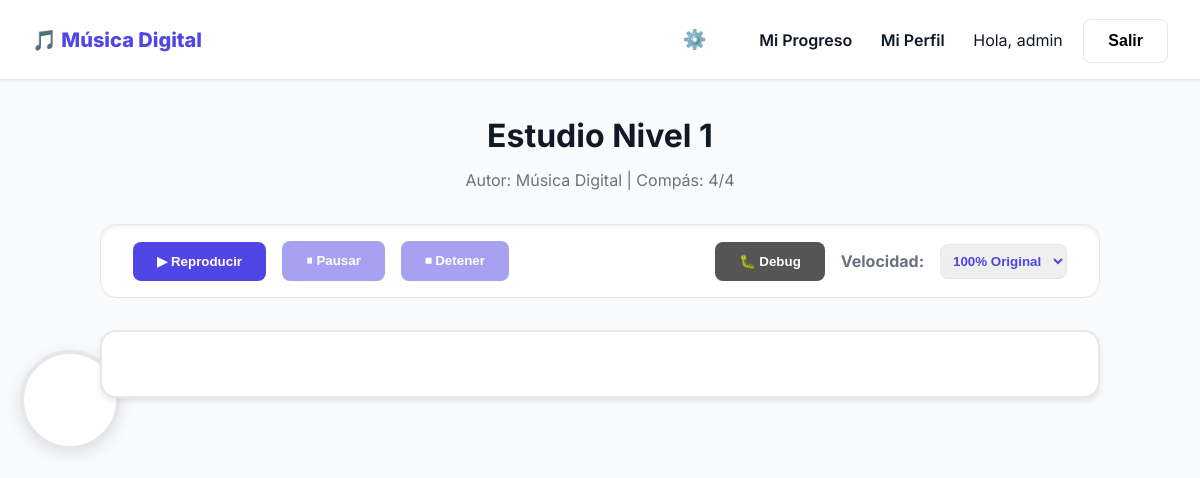
/juego/lectura-musical/ (signed in), run on the app's committed database.
### trainer/models.py (models this page shows, shortened)
class Piece(models.Model):
    title = models.CharField(max_length=200)
    author = models.CharField(max_length=200, blank=True, null=True)
    time_signature = models.CharField(max_length=10, default="4/4")
    key_signature = models.CharField(max_length=50, blank=True, null=True)
    difficulty = models.IntegerField(default=1, help_text="1: Principiante, 2: Intermedio, 3: Avanzado")
    xml_content = models.TextField(help_text="Contenido en formato MusicXML")
    created_at = models.DateTimeField(auto_now_add=True)

### trainer/views.py (the view)
# urls.py: path('juego/lectura-musical/', views.trainer_lectura_musical, name='trainer_lectura_musical'),
@login_required
def trainer_lectura_musical(request):
    game = get_object_or_404(Game, slug='lectura-musical')
    score, _ = Score.objects.get_or_create(user=request.user, game=game)
    stats_data = get_game_stats(request.user, game)
    piece = Piece.objects.first() # Por ahora cargamos la primera pieza
    context = {
        'game': game,
        'score': score,
        'incorrect_answers': stats_data['incorrect_answers'],
        'avg_time': stats_data['avg_time'],
        'hardest': stats_data['hardest'],
        'piece': piece
    }
    return render(request, 'trainer/trainer_lectura_musical.html', context)

### trainer/views.py (called while the page is built, shortened)
def parse_interval_size(presented_question):
    if '-' not in presented_question:
        return presented_question

### templates/trainer/trainer_lectura_musical.html (shortened to what this page needs)
{% extends 'base.html' %}
{% block content %}
<div id="conductor-widget">
</div>
<div class="trainer-container">
    <div style="text-align: center;">
        <h1 style="margin-bottom: 0.5rem;">{{ piece.title }}</h1>
        <p style="color: var(--text-secondary);">Autor: {{ piece.author }} | Compás: {{ piece.time_signature }}</p>
    </div>
    <div class="toolbar">
        <div class="controls-group">
            <button id="btn-play" class="btn-control">▶ Reproducir</button>
            <button id="btn-pause" class="btn-control" disabled>⏸ Pausar</button>
            <button id="btn-stop" class="btn-control" disabled>⏹ Detener</button>
        </div>
        <div class="controls-group">
            <button id="btn-debug" class="btn-control" style="background: #555;">🐛 Debug</button>
            <label style="font-weight: bold; color: var(--text-secondary);">Velocidad:</label>
            <select id="tempo-selector" class="tempo-selector">
                <option value="1.0" selected>100% Original</option>
            </select>
        </div>
    </div>
    <div id="playback-area">
    </div>
</div>
{% endblock %}

### templates/base.html (shortened to what this page needs)
{% load static %}
<!DOCTYPE html>
<html lang="es">
<head>
</head>
<body>
    <nav>
        <a href="{% url 'dashboard' %}" class="nav-brand">🎵 Música Digital</a>
        <div>
            {% if user.is_authenticated %}
                <button id="audio-settings-btn" class="btn" style="background:transparent; font-size:1.2rem; margin-right: 1.5rem; cursor:pointer; border:none;" title="Configuración de Audio">⚙️</button>
                <a href="{% url 'dashboard' %}" style="margin-right: 1.5rem;">Mi Progreso</a>
                <a href="{% url 'perfil' %}" style="margin-right: 1.5rem;">Mi Perfil</a>
                <span style="margin-right: 1rem;">Hola, {{ user.username }}</span>
                <form action="{% url 'logout' %}" method="post" style="display:inline;">
                    <button type="submit" class="btn" style="background:transparent; border:1px solid var(--border);">Salir</button>
                </form>
            {% else %}
                <a href="{% url 'login' %}" style="margin-right: 1rem;">Entrar</a>
                <a href="{% url 'register' %}" class="btn btn-primary">Registrarse</a>
            {% endif %}
        </div>
    </nav>
    <main style="padding: 2rem;">
        {% block content %}{% endblock %}
    </main>
</body>
</html>

### templates/base.html (style rules this page uses)
:root { --primary: #4F46E5; --primary-hover: #4338CA; --bg: #F9FAFB; --surface: #FFFFFF; --text: #111827; --text-secondary: #6B7280; --success: #10B981; --danger: #EF4444; --border: #E5E7EB; }
* { box-sizing: border-box; margin: 0; padding: 0; }
body { font-family: 'Inter', sans-serif; background-color: var(--bg); color: var(--text); line-height: 1.5; min-height: 100vh; display: flex; flex-direction: column; }
nav { background-color: var(--surface); border-bottom: 1px solid var(--border); padding: 1rem 2rem; display: flex; justify-content: space-between; align-items: center; box-shadow: 0 1px 2px 0 rgba(0, 0, 0, 0.05); }
nav a { text-decoration: none; color: var(--text); font-weight: 600; }
.nav-brand { font-size: 1.25rem; color: var(--primary); font-weight: 800; }
.btn { display: inline-flex; align-items: center; justify-content: center; padding: 0.75rem 1.5rem; border-radius: 0.5rem; font-weight: 600; cursor: pointer; transition: all 0.2s; border: none; text-decoration: none; font-size: 1rem; }

### templates/trainer/trainer_lectura_musical.html (style rules this page uses)
.trainer-container { display: flex; flex-direction: column; align-items: center; gap: 2rem; max-width: 1000px; margin: 0 auto; }
#playback-area { background: white; border-radius: 1rem; padding: 2rem; box-shadow: 0 4px 6px -1px rgba(0, 0, 0, 0.1); border: 2px solid var(--border); width: 100%; position: relative; }
.toolbar { display: flex; justify-content: space-between; align-items: center; width: 100%; background: var(--surface); padding: 1rem 2rem; border-radius: 1rem; box-shadow: inset 0 2px 4px 0 rgba(0, 0, 0, 0.06); border: 1px solid var(--border); }
.controls-group { display: flex; gap: 1rem; align-items: center; }
.btn-control { background: var(--primary); color: white; border: none; padding: 0.75rem 1.5rem; border-radius: 8px; font-weight: bold; cursor: pointer; transition: transform 0.1s; }
.btn-control:disabled { opacity: 0.5; cursor: not-allowed; }
.tempo-selector { padding: 0.5rem; border-radius: 8px; border: 1px solid var(--border); font-weight: bold; color: var(--primary); }
#conductor-widget { position: fixed; left: 20px; top: 50%; transform: translateY(-50%); width: 100px; height: 100px; background: white; border-radius: 50%; box-shadow: 0 4px 15px rgba(0,0,0,0.1); border: 4px solid var(--border); display: flex; justify-content: center; align-items: center; transition: border-color 0.1s; }

### data on the page
Piece: title "Estudio Nivel 1", author "Música Digital", time_signature "4/4"

### other printed values
{{ user.username }} "admin"
